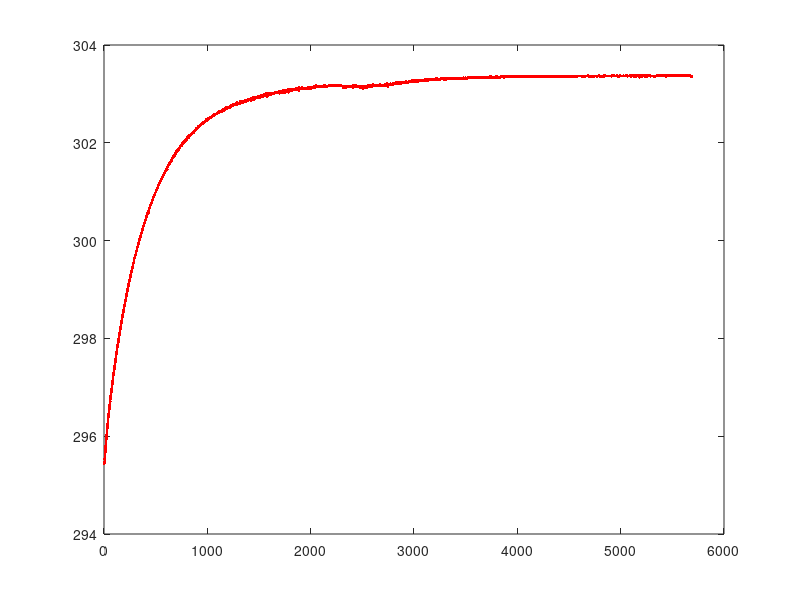

The MATLAB script that drew this image: (Note: this script raises an error after producing the figure.)
%% PID Control
%dati per modello
T1_m=2.944;
T2_m=125.010;
H0_m= 7.943083;
e = 2.718281828459046;
eps_m=20;

%% Temperature check
% Import data
%path(path,'C:\Users\Federico\Documents\GitHub\ExpMethods\01_PID_Control');
load('tempcheck.mat');
% Plot
plot(tcheck.t,tcheck.T,'Linestyle','none','Marker','.',...
    'color','r');
% Calculate mean and std
Tm = mean(tcheck.T);
sigma_T = std(tcheck.T);
% Make a log
disp(sprintf('\n-------- TEMPERATURE CHECK --------'));
disp(sprintf('Average temperature: %d',Tm));
disp(sprintf('Temperature deviation: %d',sigma_T));
disp(sprintf('-----------------------------------\n'));

%% Step excitation
load('step.mat');
% Plot
plot(step.t,step.T,'Linestyle','none','Marker','.',...
    'color','r');
hold on; 
% Get H0 value
H0 = step.T(end-10) - step.T(1);
delta_e=1;
modelstep=delta_e*H0*(ones(size(step.t))-T1/(T1-T2)*exp(-(step.t)./T1)+T2/(T1-T2)*exp(-(step.t)./T2)) + min(step.T);
plot(step.t, modelstep,'Linestyle','none','Marker','.',...
    'color','b');

% Make a log
disp(sprintf('\n-------- STEP EXCITATION --------'));
disp(sprintf('H_0: %d',H0));
disp(sprintf('-----------------------------------\n'));

%% Pulse excitation
close all
load('pulse.mat');
% Plot
plot(pulse.t,pulse.T,'Linestyle','none','Marker','.',...
    'color','r');
hold on;
delta_e=1;
modelstep2=delta_e*H0_m*(ones(size(pulse.t(1,1:33)))-T1_m/(T1_m-T2_m)*exp(-pulse.t(1,1:33)./T1_m)+T2_m/(T1_m-T2_m)*exp(-pulse.t(1,1:33)./T2_m)) + min(pulse.T);
modelpulse=delta_e*H0_m/(T1_m-T2_m)*(T1_m*(exp(eps_m/T1_m)-1)*exp(-pulse.t(1,34:1535)/T1_m)-T2_m*(exp(eps_m/T2_m)-1)*exp(-pulse.t(1,34:1535)/T2_m))+ min(pulse.T);
plot(pulse.t(1,1:33), modelstep2,'Linestyle','none','Marker','.',...
    'color','b');
plot(pulse.t(1,34:1535), modelpulse,'Linestyle','none','Marker','.',...
    'color','b');
% Find maximum r(t) is the function
temp = pulse.T;
rp = max(temp);
index = find(temp == rp);
tp = pulse.t(index);
rp = pulse.T(index) - min(pulse.T(index));

%% derivative expression rp = H(0) ((exp(eps/T) - 1)exp(-tp/T))
% i want to find the root of
myfun = @(x,eps, rp, tp, H_0) (rp - H_0 * (exp(eps/x) - 1) * exp(- tp/x));  % parameterized function
% parameter
eps = 20;
H0 = 7.943083;
tp = pulse.t(index);
rp = pulse.T(index) - min(pulse.T);
fun = @(x) myfun(x,eps, rp, tp, H0);    % function of x alone
T1 = fzero(fun,2.943);
T2 = fzero(fun,120);
%% plot
x=0:1:300;
hold on
plot(x,H0 .* (exp(eps./x) - 1) .* exp(- tp./x));
plot([0 200],[rp rp]);

%% calculate P, I, k_p, k_i
P=(1/3)*((T1+T2)^2)/(T1*T2)-1;
I=(1/27)*((T1+T2)^3)/((T1*T2)^2);
Kp=P/H0;
Ki=I/H0;

%% Temp_check
%PID control T=25
f2=figure();
load('PI_25C.mat');
p2=plot(cm(1,1:335),T(1,1:335),'linestyle', 'none', 'Marker','.',...
    'color','r');

%% 3 steps
f1=figure();
load('PI_3steps.mat');
p1=plot(cm(1,1:1483),T(1,1:1483),'linestyle', 'none', 'Marker','.',...
    'color','r');

%% T expected 35, sample rate 30, task 10
f1=figure();
load('PI_35expect_samplerate30.mat');
p1=plot(cm(1,1:28),T(1,1:28),'linestyle', 'none', 'Marker','.',...
    'color','r');

%% Kp=0
f1=figure();
load('I_35.mat');
p1=plot(cm(1,1:1800),T(1,1:1800),'linestyle', 'none', 'Marker','.',...
    'color','r');


%% Ki=0
f1=figure();
load('P_35.mat');
p1=plot(cm(1,1:1049),T(1,1:1049),'linestyle', 'none', 'Marker','.',...
    'color','r');

%% Kp=100
f1=figure();
load('PI_35_100kp.mat');
p1=plot(cm(1,1:612),T(1,1:612),'linestyle', 'none', 'Marker','.',...
    'color','r');
